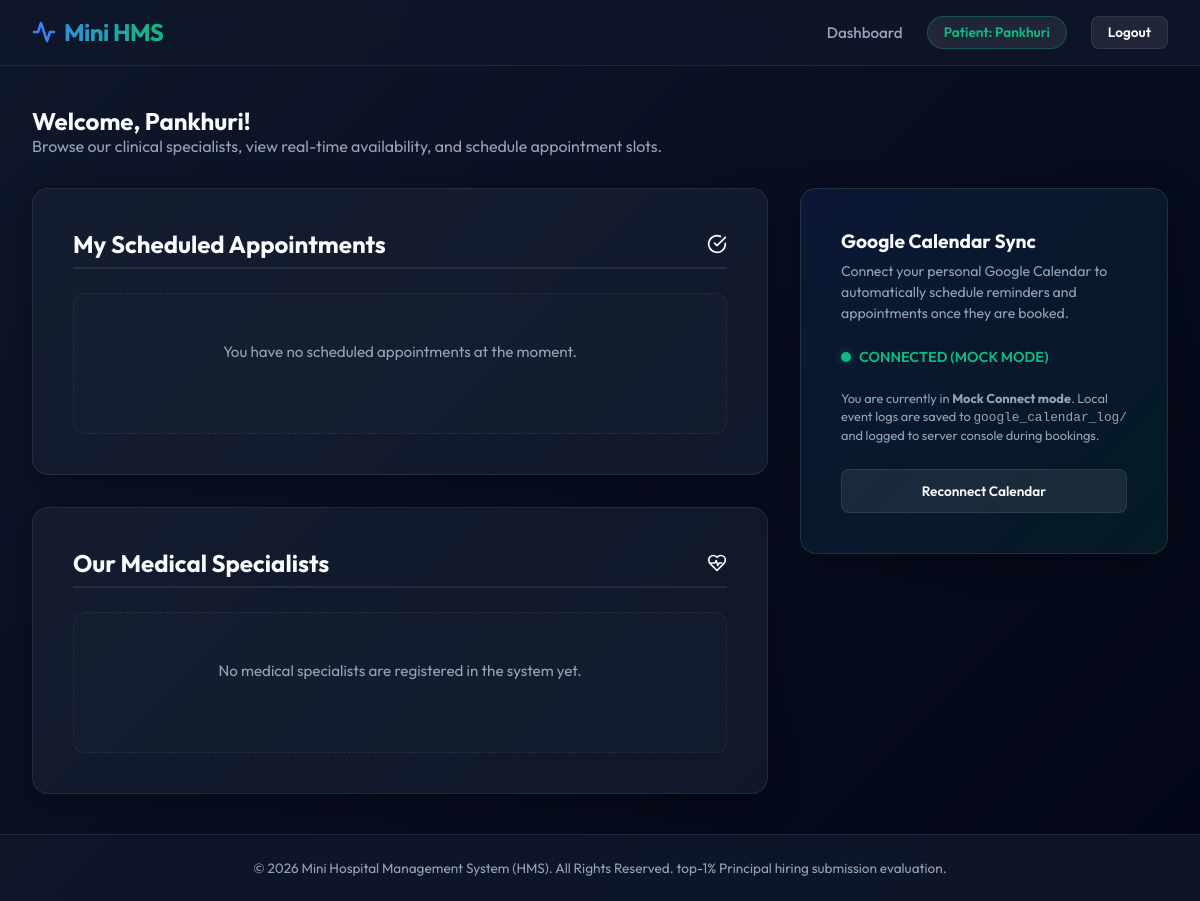
The page /patient/dashboard/ (signed in) on the database as committed earlier.
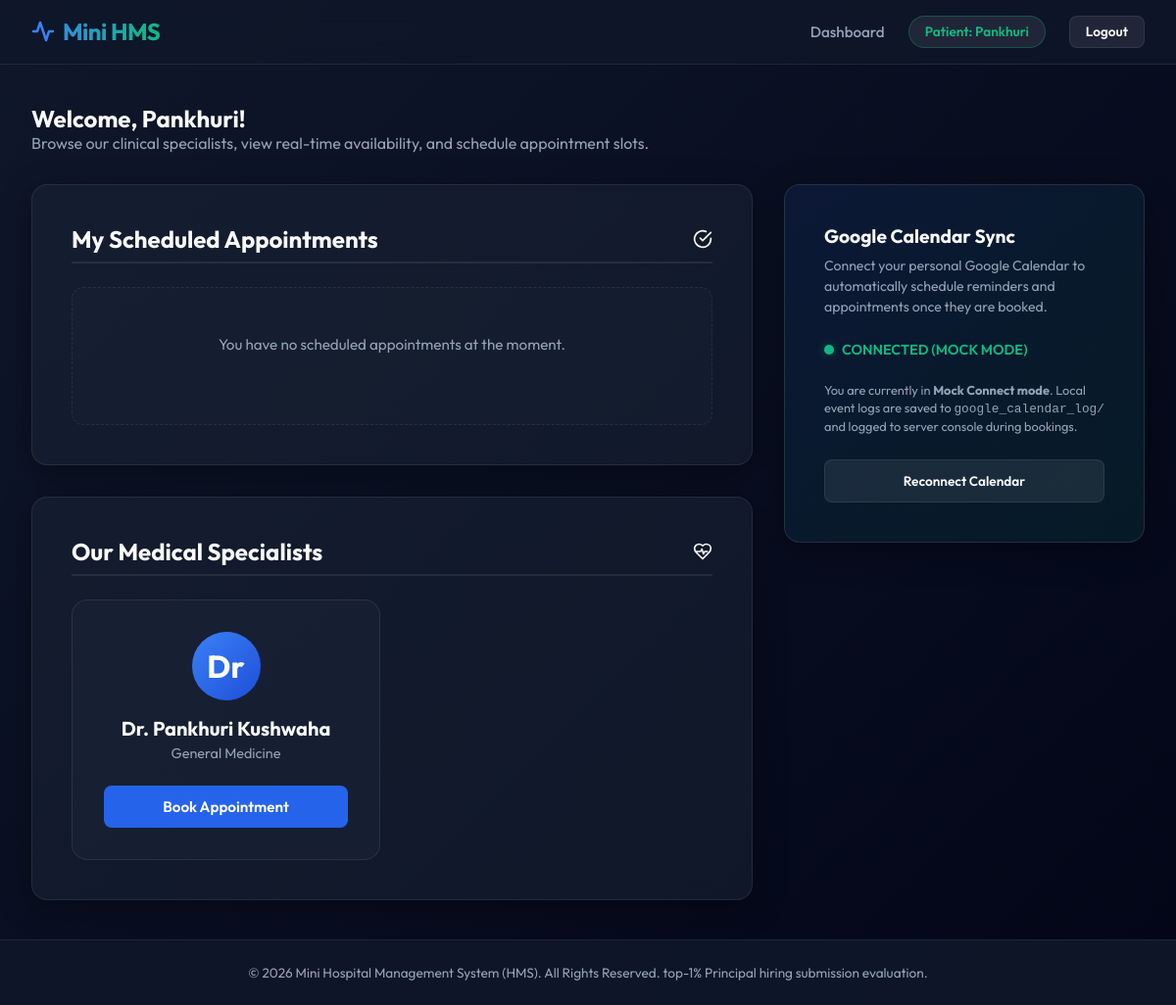
The same page on the database as committed later.
### hms_core/models.py (models this page shows)
class User(AbstractUser):
    class Role(models.TextChoices):
        DOCTOR = 'DOCTOR', 'Doctor'
        PATIENT = 'PATIENT', 'Patient'
        ADMIN = 'ADMIN', 'Admin'
    role = models.CharField(
        max_length=20,
        choices=Role.choices,
        default=Role.PATIENT
    )
    def is_doctor(self):
        return self.role == self.Role.DOCTOR
    def is_patient(self):
        return self.role == self.Role.PATIENT

### hms_core/views.py (the view)
# urls.py: path('patient/dashboard/', views.patient_dashboard, name='patient_dashboard'),
@login_required
def patient_dashboard(request):
    if not request.user.is_patient():
        return redirect('dashboard')
    doctors = User.objects.filter(role=User.Role.DOCTOR)
    appointments = Appointment.objects.filter(
        patient=request.user
    ).select_related('doctor', 'slot').order_by('slot__date', 'slot__start_time')
    has_google_token = GoogleOAuthToken.objects.filter(user=request.user).exists()
    token = GoogleOAuthToken.objects.filter(user=request.user).first()
    is_mock = token.is_mock if token else False
    context = {
        'doctors': doctors,
        'appointments': appointments,
        'has_google_token': has_google_token,
        'is_mock_token': is_mock,
        'google_configured': is_google_configured()
    }
    return render(request, 'hms_core/patient_dashboard.html', context)

### hms_core/calendar_utils.py (called while the page is built)
def is_google_configured():
    return bool(settings.GOOGLE_CLIENT_ID and settings.GOOGLE_CLIENT_SECRET)

### hms_core/templates/hms_core/patient_dashboard.html (shortened to what this page needs)
{% extends 'hms_core/base.html' %}
{% block content %}
<div style="margin-bottom: 2rem;">
    <h2>Welcome, {{ user.first_name|default:user.username }}!</h2>
    <p style="color: var(--text-muted);">Browse our clinical specialists, view real-time availability, and schedule appointment slots.</p>
</div>
<div class="dashboard-grid">
    <div style="display: flex; flex-direction: column; gap: 2rem;">
        <div class="glass-container">
            <h3 class="section-title">
                My Scheduled Appointments
                <svg width="20" height="20" viewBox="0 0 24 24" fill="none" stroke="currentColor" stroke-width="2" stroke-linecap="round" stroke-linejoin="round" class="lucide lucide-check-circle"><path d="M22 11.08V12a10 10 0 1 1-5.93-9.14"/><polyline points="22 4 12 14.01 9 11.01"/></svg>
            </h3>
            {% if appointments %}
                <div class="appointment-list">
                    {% for appt in appointments %}
                        <div class="appointment-item">
                            <div class="appointment-details">
                                <h4>Dr. {{ appt.doctor.get_full_name|default:appt.doctor.username }}</h4>
                                <p>Specialty: {{ appt.doctor.specialty|default:"General Medicine" }}</p>
                                {% if appt.patient_calendar_event_id %}
                                    <p style="font-size: 0.75rem; color: var(--secondary); margin-top: 0.3rem; display: flex; align-items: center; gap: 0.3rem;">
                                        <svg width="12" height="12" viewBox="0 0 24 24" fill="none" stroke="currentColor" stroke-width="2" stroke-linecap="round" stroke-linejoin="round"><path d="M12 22c5.523 0 10-4.477 10-10S17.523 2 12 2 2 6.477 2 12s4.477 10 10 10z"/><path d="m9 12 2 2 4-4"/></svg>
                                        Synced with Google Calendar (ID: {{ appt.patient_calendar_event_id|slice:":25" }}...)
                                    </p>
                                {% endif %}
                            </div>
                            <div class="appointment-datetime">
                                <div class="date">{{ appt.slot.date|date:"M d, Y" }}</div>
                                <div class="time">{{ appt.slot.start_time|time:"h:i A" }} - {{ appt.slot.end_time|time:"h:i A" }}</div>
                            </div>
                        </div>
                    {% endfor %}
                </div>
            {% else %}
                <div class="empty-state">
                    <p>You have no scheduled appointments at the moment.</p>
                </div>
            {% endif %}
        </div>
        <div class="glass-container">
            <h3 class="section-title">
                Our Medical Specialists
            </h3>
            {% if doctors %}
                <div class="doctors-grid">
                    {% for doc in doctors %}
                        <div class="doctor-card">
                            <div class="doctor-avatar">
                                Dr
                            </div>
                            <h3>Dr. {{ doc.get_full_name|default:doc.username }}</h3>
                            <div class="doctor-specialty">{{ doc.specialty|default:"General Medicine" }}</div>
                            <a href="{% url 'view_doctor_slots' doc.id %}" class="btn btn-primary btn-full">Book Appointment</a>
                        </div>
                    {% endfor %}
                </div>
            {% else %}
                <div class="empty-state">
                    <p>No medical specialists are registered in the system yet.</p>
                </div>
            {% endif %}
        </div>
    </div>
    <div style="display: flex; flex-direction: column; gap: 2rem;">
        <div class="glass-container integration-card">
            <h3>Google Calendar Sync</h3>
            <p>Connect your personal Google Calendar to automatically schedule reminders and appointments once they are booked.</p>
            {% if has_google_token %}
                <div class="integration-status">
                    <span class="status-dot active"></span>
                    <span style="color: var(--secondary);">CONNECTED ({{ is_mock_token|yesno:"MOCK,REAL" }} MODE)</span>
                </div>
                <p style="font-size: 0.8rem; line-height: 1.4;">
                    {% if is_mock_token %}
                        You are currently in <strong>Mock Connect mode</strong>. Local event logs are saved to <code>google_calendar_log/</code> and logged to server console during bookings.
                    {% else %}
                        Your account is linked to your Google Calendar. Any appointments booked will automatically sync events.
                    {% endif %}
                </p>
                <a href="{% url 'google_connect_init' %}" class="btn btn-secondary btn-full" style="font-size: 0.85rem;">Reconnect Calendar</a>
            {% endif %}
        </div>
    </div>
</div>
{% endblock %}

### hms_core/templates/hms_core/base.html (shortened to what this page needs)
{% load static %}
<!DOCTYPE html>
<html lang="en">
<head>
    <link rel="stylesheet" href="{% static 'hms_core/style.css' %}">
</head>
<body>
    <header>
        <div class="nav-container">
            <a href="{% url 'dashboard' %}" class="logo">
                <svg width="24" height="24" viewBox="0 0 24 24" fill="none" stroke="currentColor" stroke-width="2.5" stroke-linecap="round" stroke-linejoin="round" class="lucide lucide-activity" style="color: #3b82f6;"><path d="M22 12h-4l-3 9L9 3l-3 9H2"/></svg>
                Mini HMS
            </a>
            <nav class="nav-links">
                {% if user.is_authenticated %}
                    <a href="{% url 'dashboard' %}" class="nav-link">Dashboard</a>
                    {% if user.is_doctor %}
                        <a href="{% url 'create_slot_view' %}" class="nav-link">Add Availability</a>
                        <span class="user-badge doctor">Dr. {{ user.last_name|default:user.username }}</span>
                    {% elif user.is_patient %}
                        <span class="user-badge patient">Patient: {{ user.first_name|default:user.username }}</span>
                    {% endif %}
                    <a href="{% url 'logout' %}" class="btn btn-secondary" style="padding: 0.4rem 1rem; font-size: 0.85rem;">Logout</a>
                {% else %}
                    <a href="{% url 'login' %}" class="nav-link">Login</a>
                    <a href="{% url 'signup' %}" class="btn btn-primary" style="padding: 0.4rem 1rem; font-size: 0.85rem;">Sign Up</a>
                {% endif %}
            </nav>
        </div>
    </header>
    <main class="animate-fade-in">
        {% block content %}{% endblock %}
    </main>
    <footer>
        <p>&copy; 2026 Mini Hospital Management System (HMS). All Rights Reserved. top-1% Principal hiring submission evaluation.</p>
    </footer>
</body>
</html>

Rows that differ between the two databases and show on the page:
added User: get_full_name "Pankhuri Kushwaha", specialty "General Medicine"
Other text that changed with them:
text no longer shown: "No medical specialists are registered in the system yet."
